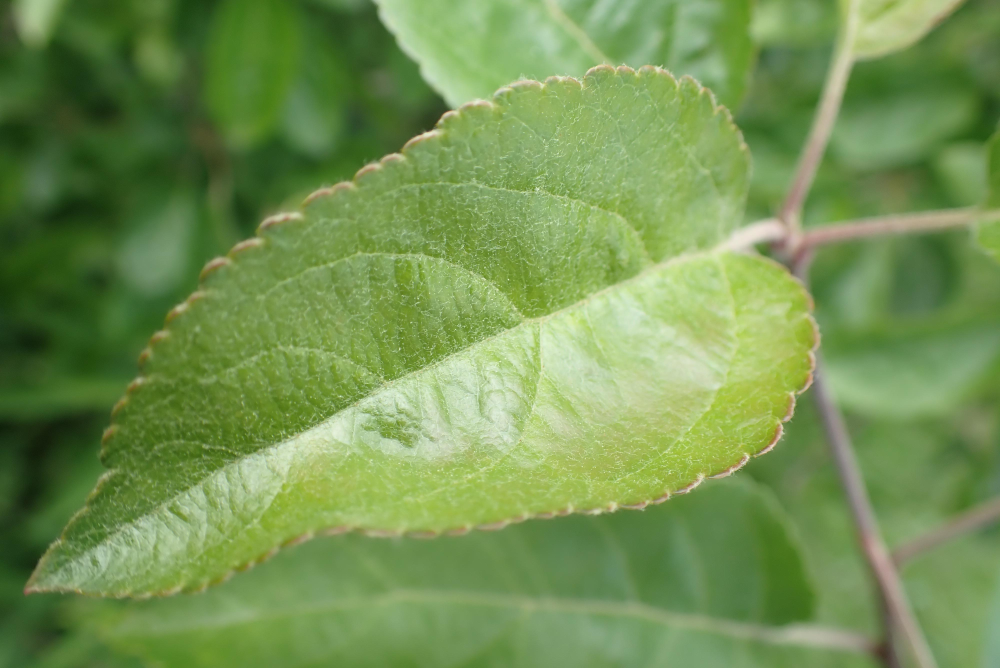
#> input picture assets/801d6dcd96e48ebc.jpg, 4000 x 2672 px (shown at 1/4 size)
$ python -i Streamlit.py   (imports and definitions only)
#> lines starting #> are read from the running program, lines starting #| are printed output that depends on the picture
#> further down, picture is the input picture: shape (2672, 4000, 3); mean B, G, R 82, 146, 115
import streamlit as st
import pickle
import cv2
import numpy as np
from skimage.feature import hog, local_binary_pattern
from PIL import Image

# [5 lines not run here, left out]

def extract_color_histogram(img, bins=(8, 8, 8)):
    hsv = cv2.cvtColor(img, cv2.COLOR_BGR2HSV)
    hist = cv2.calcHist([hsv], [0, 1, 2], None, bins,
                        [0, 180, 0, 256, 0, 256])
    hist = cv2.normalize(hist, hist).flatten()
    return hist

def extract_features(img):
    gray = cv2.cvtColor(img, cv2.COLOR_BGR2GRAY)
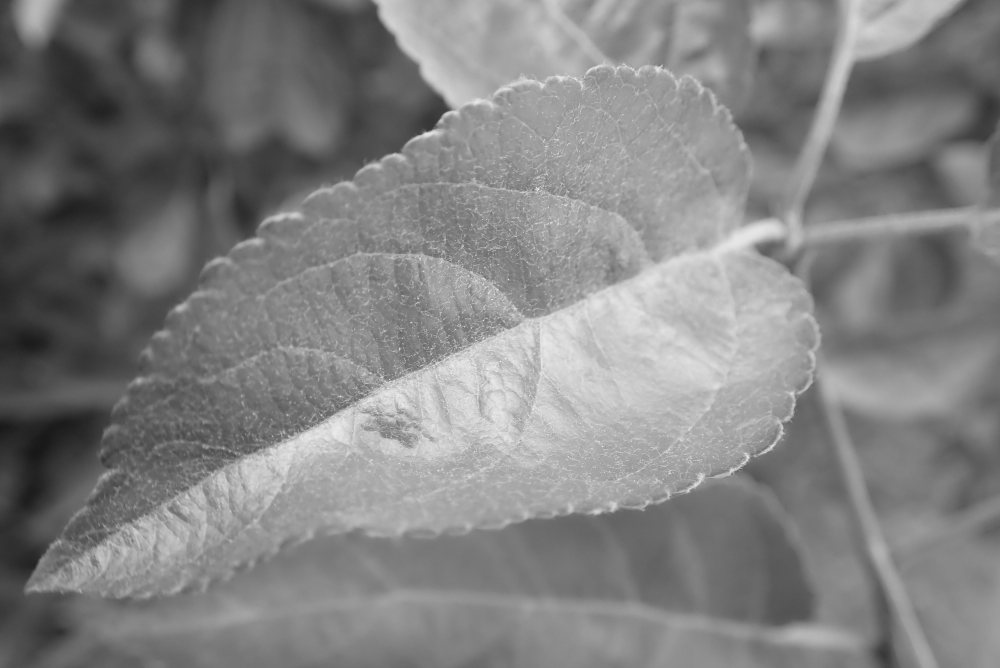
#> gray: shape (2672, 4000) (shown at 1/4 size); min 17, max 249, mean 129.4

    hog_feat = hog(gray,
               orientations=9,
               pixels_per_cell=(16, 16),
               cells_per_block=(2, 2),
               block_norm='L2-Hys',
               visualize=False,
               feature_vector=True)

    lbp = local_binary_pattern(gray, P=8, R=1, method='uniform')
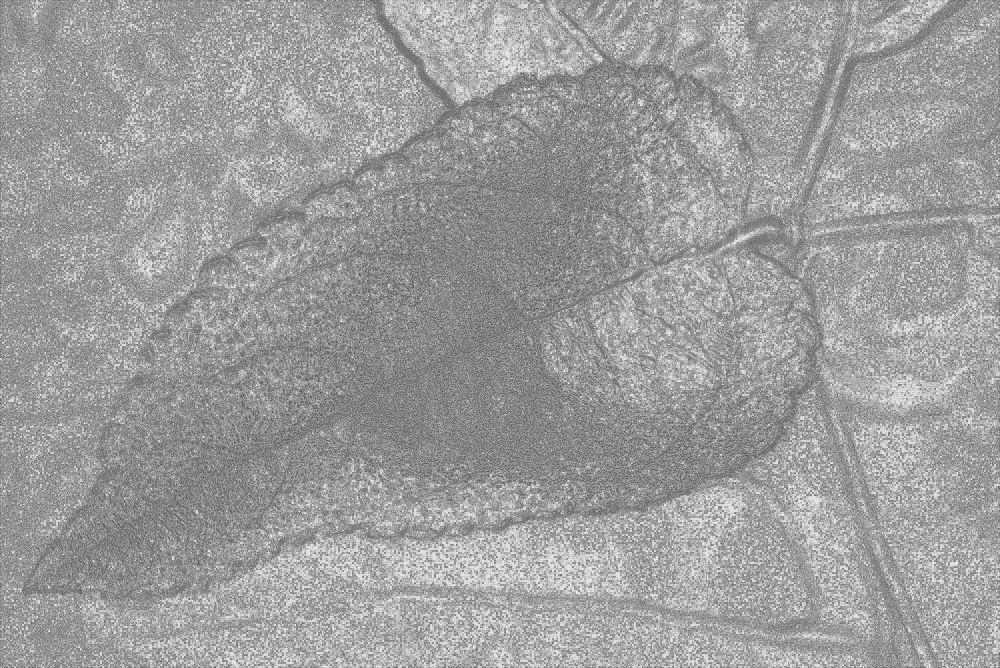
#> lbp: shape (2672, 4000) float64 (shown at 1/4 size); min 0, max 9, mean 5.54; drawn with min black and max white
    (hist_lbp, _) = np.histogram(lbp.ravel(),
                                 bins=np.arange(0, 10),
                                 range=(0, 9))
#> hist_lbp = [132495, 521072, 203859, 1252045, 1186968, 2476582, 908492, 832092, 3174395]
    hist_lbp = hist_lbp.astype("float")
    hist_lbp /= (hist_lbp.sum() + 1e-6)
#> hist_lbp = [0.0124, 0.0488, 0.0191, 0.117, 0.111, 0.232, 0.085, 0.0779, 0.297]

    color_hist = extract_color_histogram(img)
#> in extract_color_histogram, `hsv = cv2.cvtColor(img, cv2.COLOR_BGR2HSV)`: hsv: shape (2672, 4000, 3); mean H, S, V 44.9, 118.9, 146.3
#> in extract_color_histogram, `hist = cv2.normalize(hist, hist).flatten()`: hist = 512 values, max 0.559 at index 156, min 0 at index 0, mean 0.00938
#> color_hist has the same summary as hist in extract_color_histogram

    return np.concatenate([hog_feat, hist_lbp, color_hist])

class_names = ['Healthy', 'Powdery', 'Rust']

# [37 lines not run here, left out]

>>> import cv2
>>> picture = cv2.imread('assets/801d6dcd96e48ebc.jpg')
>>> result = extract_features(picture)

$ run again, on assets/planet.jpg
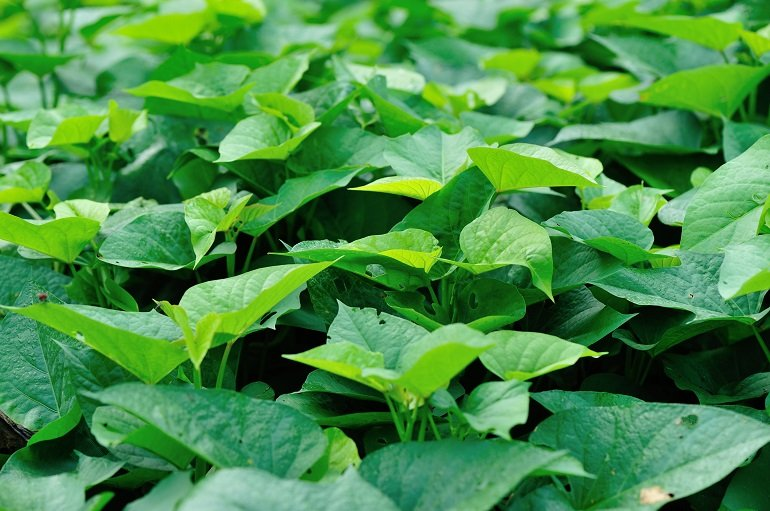
#> input picture assets/planet.jpg, 770 x 511 px
#> picture is the input picture: shape (511, 770, 3); mean B, G, R 71.6, 142.2, 72.3
#> in extract_features, `gray = cv2.cvtColor(img, cv2.COLOR_BGR2GRAY)`:
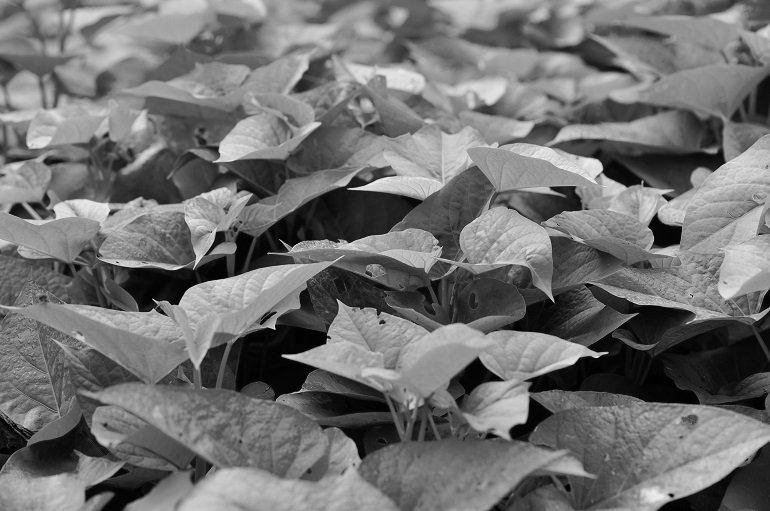
#> gray: shape (511, 770); min 0, max 239, mean 113.2
#> in extract_features, `lbp = local_binary_pattern(gray, P=8, R=1, method='uniform')`:
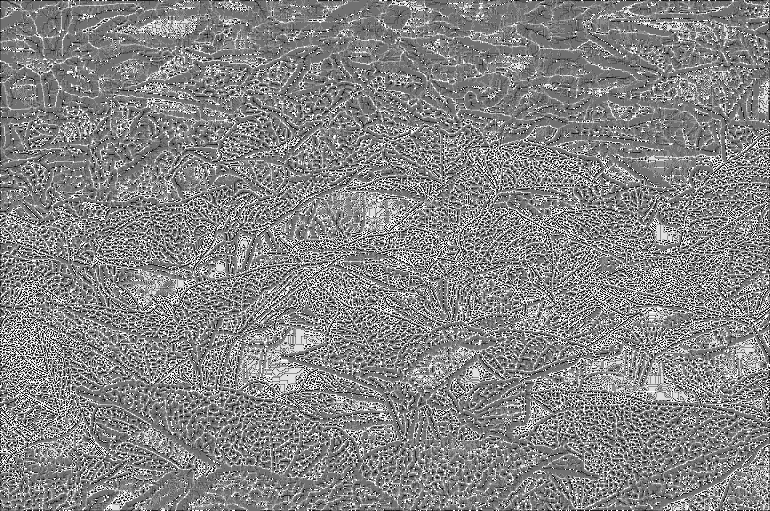
#> lbp: shape (511, 770) float64; min 0, max 9, mean 4.71; drawn with min black and max white
#> in extract_features, `(hist_lbp, _) = np.histogram(lbp.ravel(), bins=np.arange(0, 10), range..`: hist_lbp = [12894, 22432, 15926, 48054, 112079, 67111, 28729, 24574, 61671]
#> in extract_features, `hist_lbp /= (hist_lbp.sum() + 1e-6)`: hist_lbp = [0.0328, 0.057, 0.0405, 0.122, 0.285, 0.171, 0.073, 0.0625, 0.157]
#> hsv: shape (511, 770, 3); mean H, S, V 62.6, 164.4, 142.2
#> hist = 512 values, max 0.303 at index 221, min 0 at index 1, mean 0.0121
#> color_hist has the same summary as hist in extract_color_histogram
